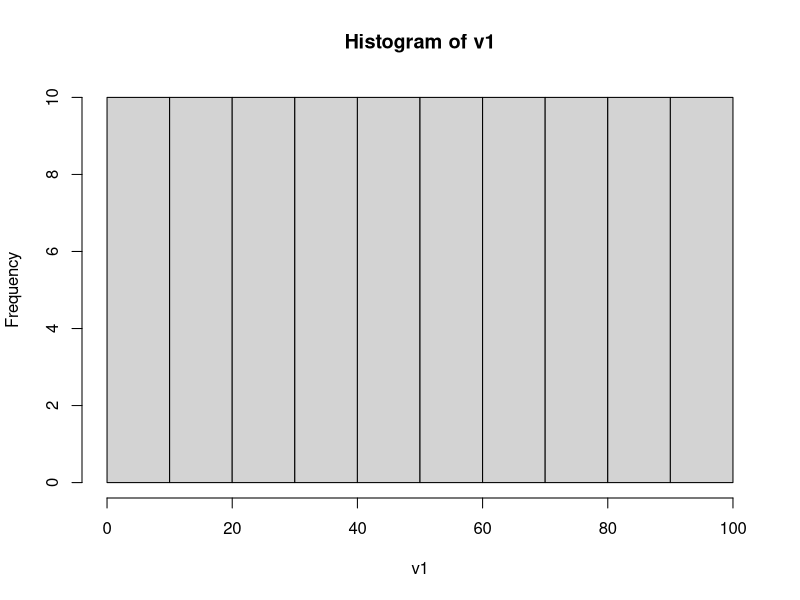
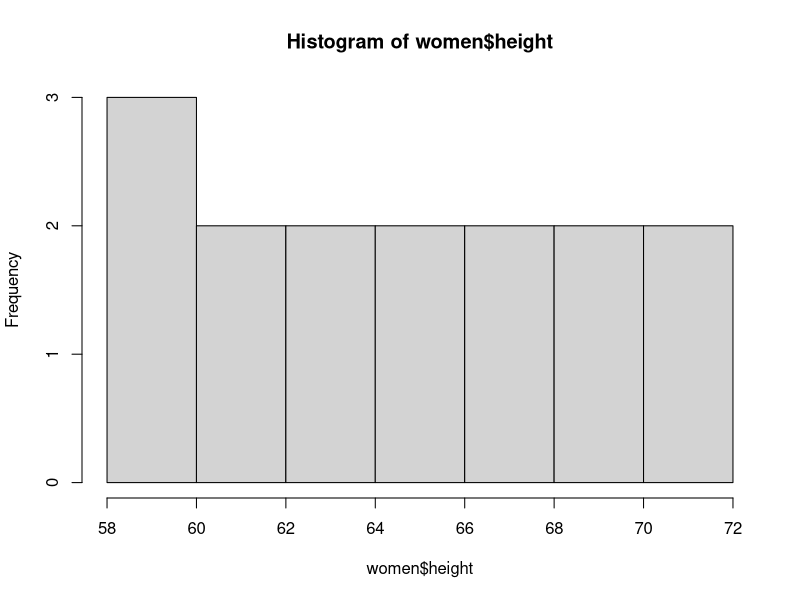
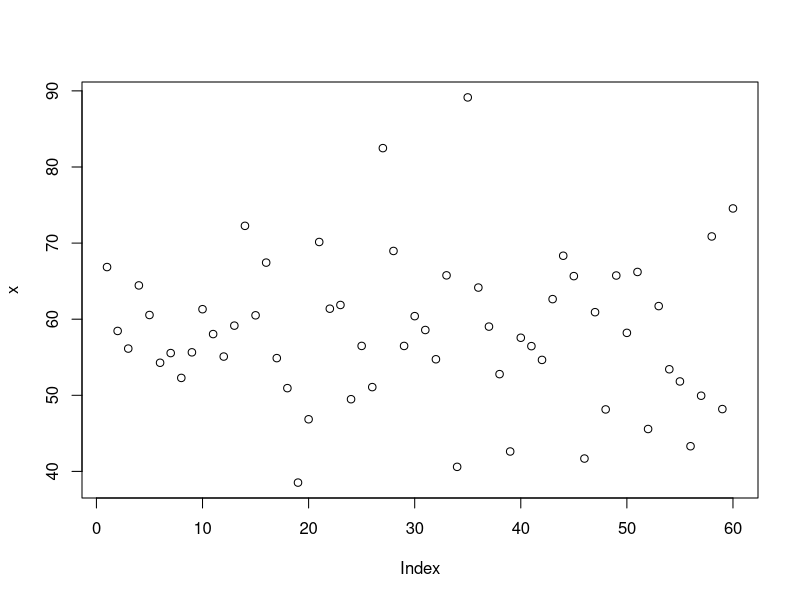
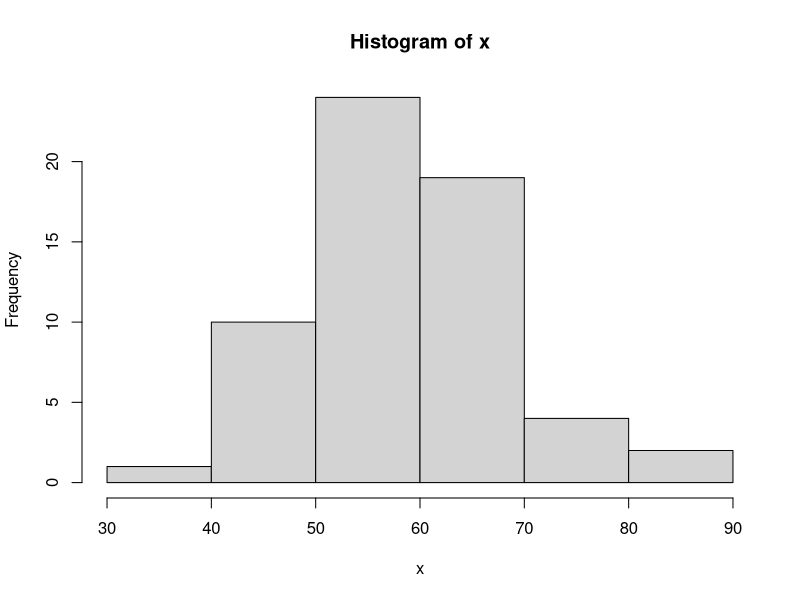
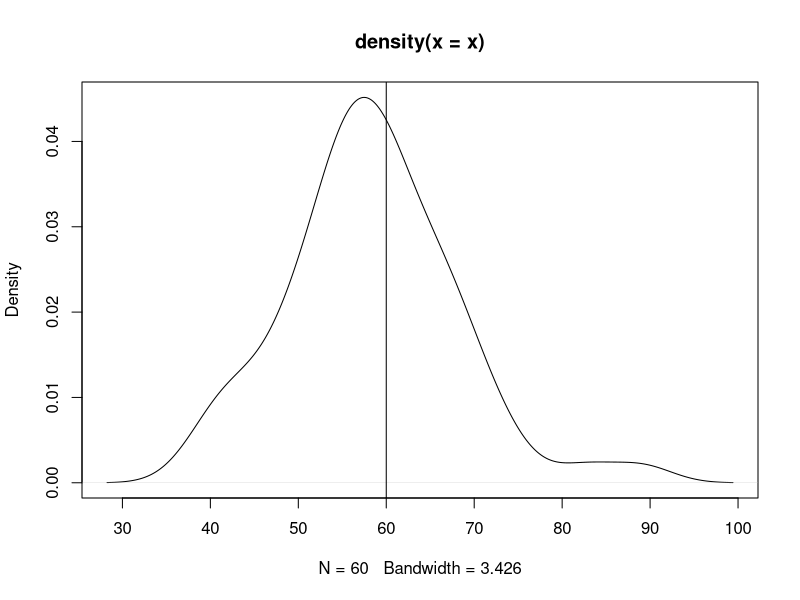
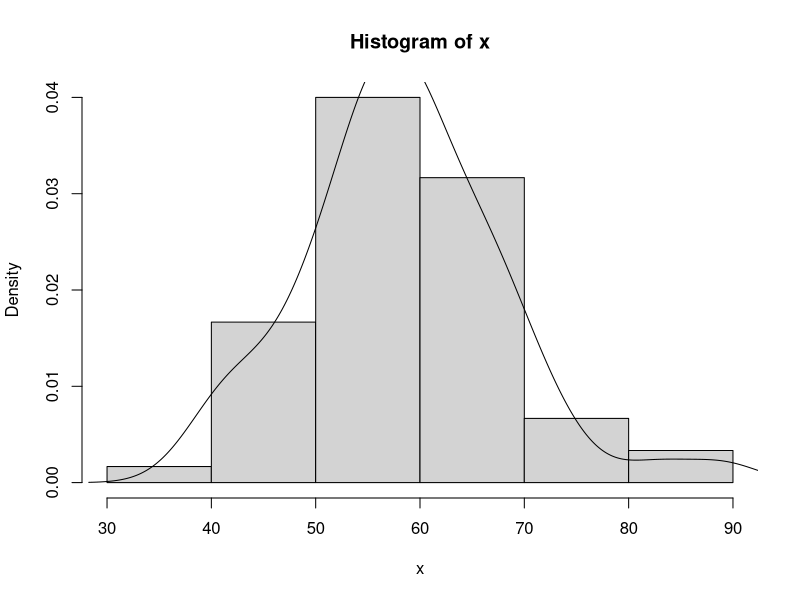
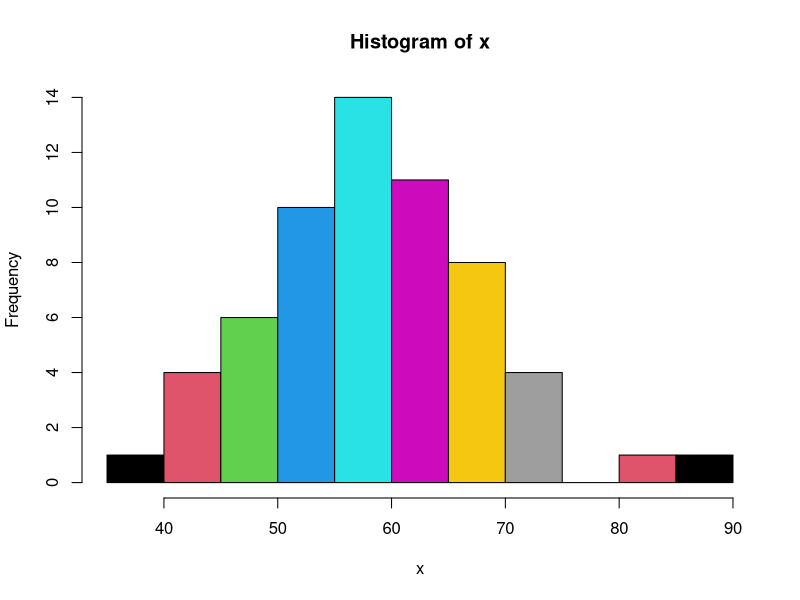
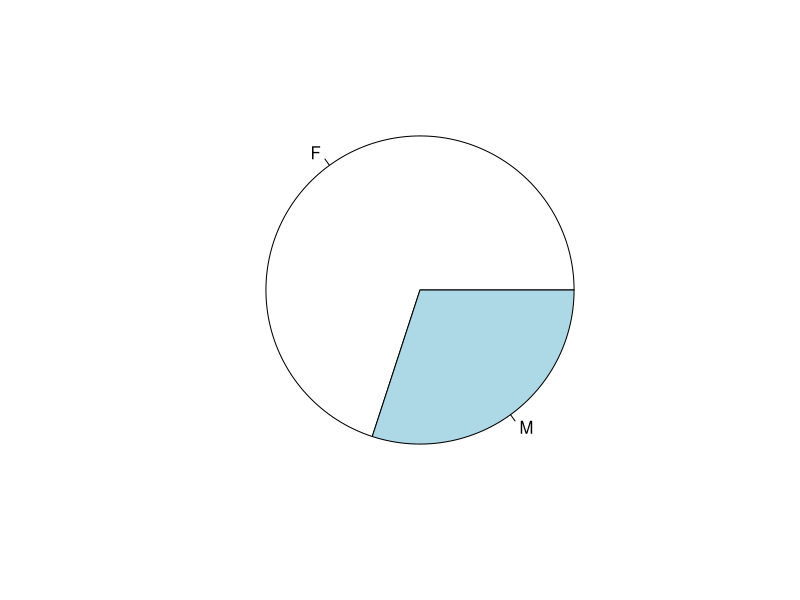

Write R code to recreate these figures, in order.
# Data Structures

#vectors----
v1=1:100  # create vector from 1 to 100

v2=c(1,4,5,10) # create specific set of numbers

class(v1) # to find the thype of vector

class(v2)

v3=c('a','aashish','rajesh')

class(v3)

v4=c(TRUE,FALSE,T,F,T)

class(v4)

#summary of vectors
mean(v1)
median(v1)
sd(v1)
var(v1)
hist(v1)
hist(women$height)

# find all values more than or equal to 5
v2
v2[v2>=5]

# Normal distribution
x=rnorm(60, mean=60, sd=10)
x
plot(x)
hist(x)
plot(density(x))
abline(v=60)

# rectangles and densityline

hist(x, freq=F)  #F-false
lines(density(x))
hist(x, breaks=10, col=1:10)
length(x)
sd(x)

?sample

x1=LETTERS[5:20]
x1

set.seed(1234)
y1=sample(x1)
y1

(y2=sample(x1, size=5))
set.seed(1234)
y3=sample(y2)
y3


(gender=sample(c('M','F'), size=60, replace=TRUE)) # default is 50% for male and female

(gender=sample(c('M','F'), size=10000000, replace=TRUE, prob=c(.3,.7)))

table(gender) # count

(t1=table(gender))

prop.table(t1) # gives in % form

pie(t1)

barplot(t1, col=1:2, horiz=T)


#matrix----

#array----